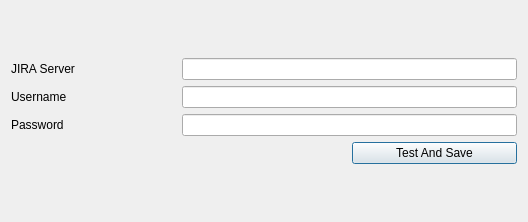
<?xml version="1.0" encoding="UTF-8"?>
<ui version="4.0">
 <class>Dialog</class>
 <widget class="QDialog" name="Dialog">
  <property name="windowModality">
   <enum>Qt::WindowModal</enum>
  </property>
  <property name="geometry">
   <rect>
    <x>0</x>
    <y>0</y>
    <width>528</width>
    <height>222</height>
   </rect>
  </property>
  <property name="sizePolicy">
   <sizepolicy hsizetype="Fixed" vsizetype="Fixed">
    <horstretch>0</horstretch>
    <verstretch>0</verstretch>
   </sizepolicy>
  </property>
  <property name="windowTitle">
   <string>JIRA Server configuration</string>
  </property>
  <property name="sizeGripEnabled">
   <bool>false</bool>
  </property>
  <layout class="QVBoxLayout" name="verticalLayout">
   <item>
    <layout class="QGridLayout" name="gridLayout">
     <item row="2" column="1" colspan="2">
      <widget class="QLineEdit" name="txt_jira_password">
       <property name="text">
        <string/>
       </property>
       <property name="echoMode">
        <enum>QLineEdit::Password</enum>
       </property>
      </widget>
     </item>
     <item row="0" column="0">
      <widget class="QLabel" name="label">
       <property name="text">
        <string>JIRA Server</string>
       </property>
      </widget>
     </item>
     <item row="1" column="0">
      <widget class="QLabel" name="label_2">
       <property name="text">
        <string>Username</string>
       </property>
      </widget>
     </item>
     <item row="0" column="1" colspan="2">
      <widget class="QLineEdit" name="txt_jira_server"/>
     </item>
     <item row="2" column="0">
      <widget class="QLabel" name="label_3">
       <property name="text">
        <string>Password</string>
       </property>
      </widget>
     </item>
     <item row="3" column="2">
      <layout class="QHBoxLayout" name="horizontalLayout">
       <item>
        <widget class="QPushButton" name="btn_test">
         <property name="text">
          <string>Test And Save</string>
         </property>
        </widget>
       </item>
      </layout>
     </item>
     <item row="1" column="1" colspan="2">
      <widget class="QLineEdit" name="txt_jira_username"/>
     </item>
    </layout>
   </item>
  </layout>
 </widget>
 <resources/>
 <connections/>
</ui>
